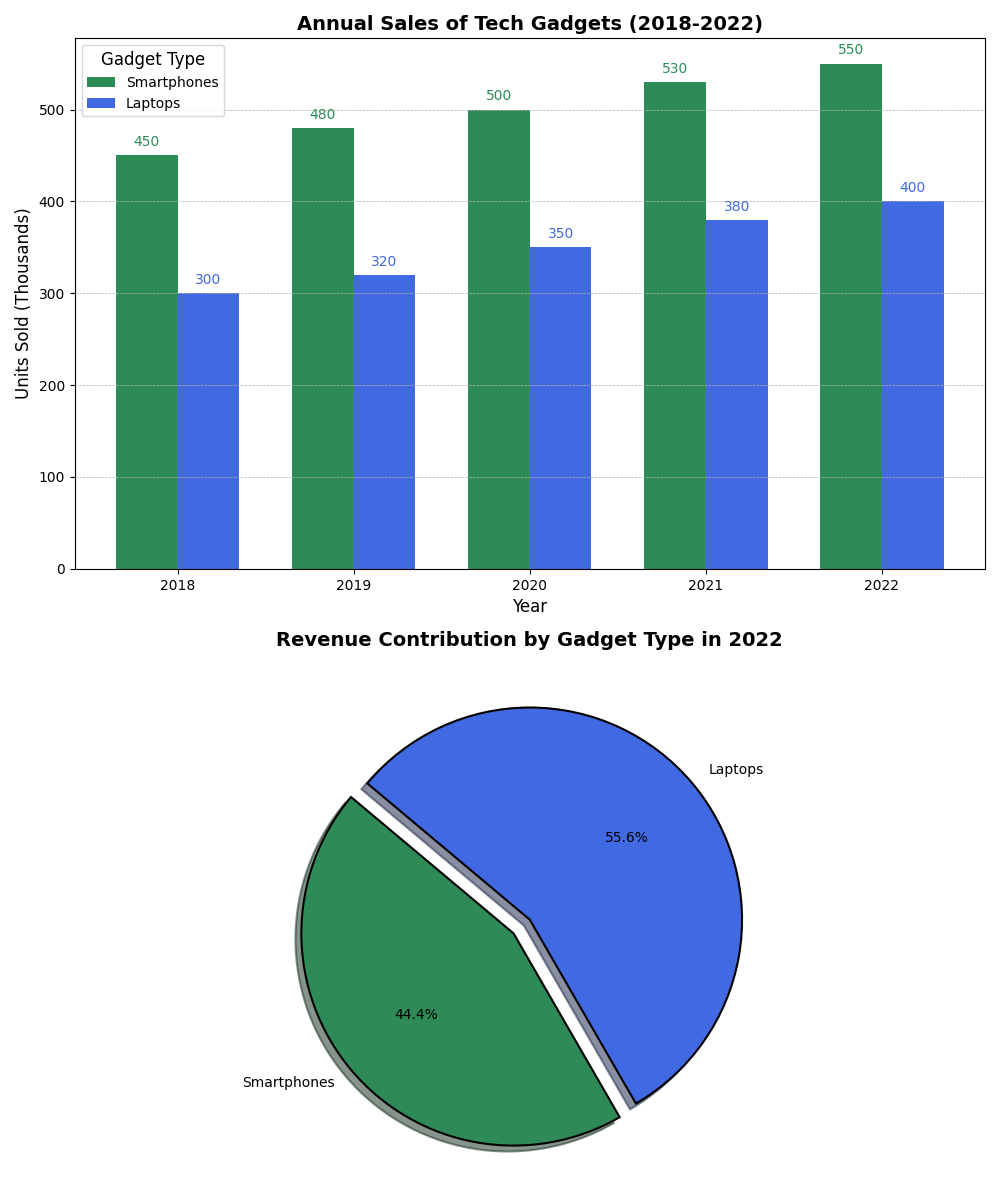

Generate this figure with Python:
import matplotlib.pyplot as plt
import numpy as np

years = ['2018', '2019', '2020', '2021', '2022']
smartphones_sales = [450, 480, 500, 530, 550]
laptops_sales = [300, 320, 350, 380, 400]

smartphones_revenue_2022 = 200
laptops_revenue_2022 = 250

bar_width = 0.35
year_indices = np.arange(len(years))

fig, ax = plt.subplots(2, 1, figsize=(10, 12))

# First subplot
ax[0].bar(year_indices - bar_width/2, smartphones_sales, width=bar_width, color='seagreen', label='Smartphones')
ax[0].bar(year_indices + bar_width/2, laptops_sales, width=bar_width, color='royalblue', label='Laptops')

ax[0].set_title('Annual Sales of Tech Gadgets (2018-2022)', fontsize=14, fontweight='bold')
ax[0].set_xlabel('Year', fontsize=12)
ax[0].set_ylabel('Units Sold (Thousands)', fontsize=12)
ax[0].set_xticks(year_indices)
ax[0].set_xticklabels(years)
ax[0].legend(title='Gadget Type', fontsize=10, title_fontsize='12')
ax[0].grid(True, which='major', axis='y', linestyle='--', linewidth=0.5)

for i in range(len(years)):
    ax[0].text(year_indices[i] - bar_width/2, smartphones_sales[i] + 10, f'{smartphones_sales[i]}', ha='center', color='seagreen')
    ax[0].text(year_indices[i] + bar_width/2, laptops_sales[i] + 10, f'{laptops_sales[i]}', ha='center', color='royalblue')

# Second subplot
revenues_2022 = [smartphones_revenue_2022, laptops_revenue_2022]
labels = ['Smartphones', 'Laptops']
colors = ['seagreen', 'royalblue']
explode = (0.1, 0)

ax[1].pie(revenues_2022, labels=labels, autopct='%1.1f%%', startangle=140, colors=colors, explode=explode, shadow=True, wedgeprops={'edgecolor': 'black', 'linewidth': 1.5})
ax[1].set_title('Revenue Contribution by Gadget Type in 2022', fontsize=14, fontweight='bold')

plt.tight_layout()
plt.show()
